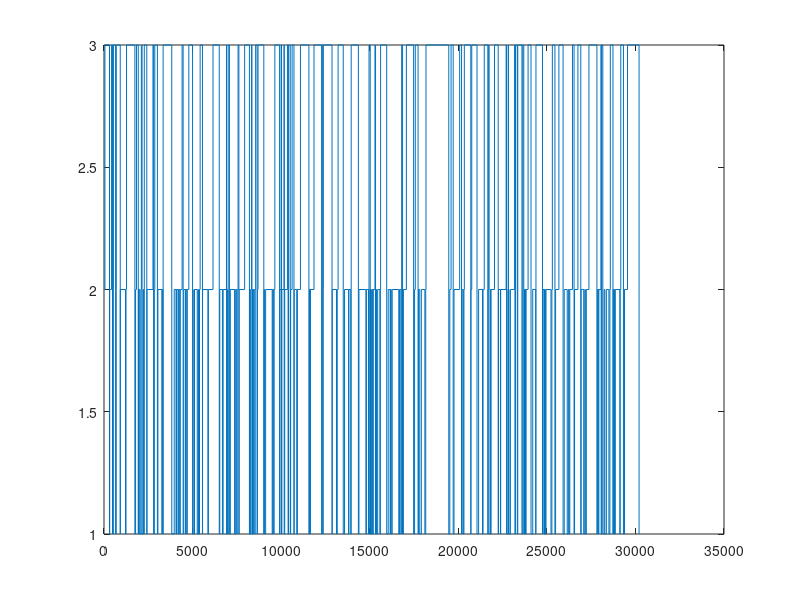

The MATLAB source for this figure:
%OK

s = 1;
t = 0;
T = 30000;
Ts1 = 0;
Ts2 = 0;
Ts3 = 0;
trace = [t ; s];
i = 1;

while t < T
    %Stage 1
    if s == 1
        if rand() < 0.8
            ns = 2;
        else
            if rand() < 0.5
                ns = 1;
            else
                ns = 3;
            end
        end
        dt = - (log(rand()) + log(rand()) + log(rand()))/ 0.1;
        Ts1 = Ts1 + dt;
    %Stage 2
    elseif s == 2
        if rand() < 0.5
            ns = 1;
        else
            ns = 3;
        end
        dt = - log(rand()) / 0.01;
        Ts2 = Ts2 + dt;
    %Stage 3
    elseif s == 3
        ns = 1;
        dt = - log(rand()) / 0.005;
        Ts3 = Ts3 + dt;
    end
    t = t + dt;
    s = ns;
    trace(i,1) = t;
    trace(i,2) = s;
    i = i+1;
end

%Graphical representation
stairs(trace(:,1), trace(:,2))

%Compute probabilities and utilization
Ps1 = Ts1 / t
Ps2 = Ts2 / t
Ps3 = Ts3 / t

U = (Ts1 + Ts2) / t